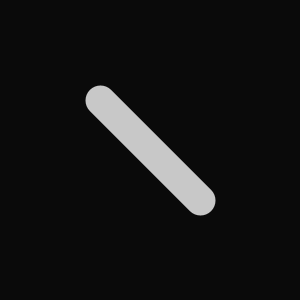
Frame 1 (no input)
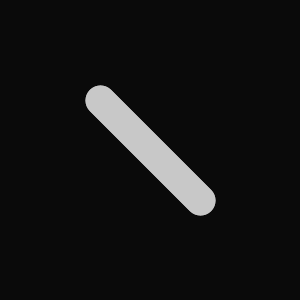
Frame 2 (the mouse pressed at the canvas centre, redrawn once)

The Processing sketch that drew these frames (run headless with seeded random() and noise(); the mouse was pressed at the canvas centre and the sketch redrawn once):

// Processing sketch: test_01_pde
// ── test_01_pde.pde
void setup() {
   size(300, 300);
   background(10);
   smooth();
   noLoop();
}

void draw() {
  strokeWeight(30);
  //strokeJoin(30);
  //strokeCap(30);
  stroke(200);
  line(100, 100, 200, 200);
}
